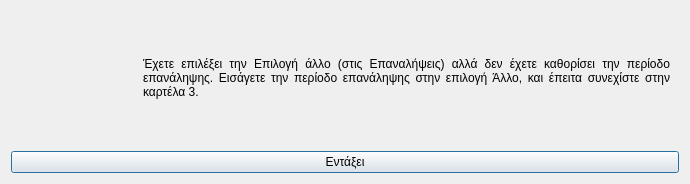
<?xml version="1.0" encoding="UTF-8"?>
<ui version="4.0">
 <class>Dialog</class>
 <widget class="QDialog" name="Dialog">
  <property name="geometry">
   <rect>
    <x>0</x>
    <y>0</y>
    <width>690</width>
    <height>184</height>
   </rect>
  </property>
  <property name="windowTitle">
   <string>Ελλιπή δεδομένα</string>
  </property>
  <property name="windowIcon">
   <iconset resource="../../../../icons.qrc">
    <normaloff>:/rest-windows/assets/images/rest-windows/information.png</normaloff>:/rest-windows/assets/images/rest-windows/information.png</iconset>
  </property>
  <layout class="QGridLayout" name="gridLayout">
   <item row="0" column="0">
    <widget class="QFrame" name="frame">
     <property name="styleSheet">
      <string notr="true">QFrame{border:0px;}</string>
     </property>
     <property name="frameShape">
      <enum>QFrame::StyledPanel</enum>
     </property>
     <property name="frameShadow">
      <enum>QFrame::Raised</enum>
     </property>
     <layout class="QHBoxLayout" name="horizontalLayout">
      <item>
       <widget class="QLabel" name="image_label">
        <property name="maximumSize">
         <size>
          <width>117</width>
          <height>117</height>
         </size>
        </property>
        <property name="text">
         <string/>
        </property>
        <property name="pixmap">
         <pixmap resource="../../../../icons.qrc">:/rest-windows/assets/images/rest-windows/information.png</pixmap>
        </property>
        <property name="scaledContents">
         <bool>true</bool>
        </property>
       </widget>
      </item>
      <item>
       <widget class="QLabel" name="label">
        <property name="text">
         <string>Έχετε επιλέξει την Επιλογή άλλο (στις Επαναλήψεις) αλλά δεν έχετε καθορίσει την περίοδο επανάληψης. Εισάγετε την περίοδο επανάληψης στην επιλογή Άλλο, και έπειτα συνεχίστε στην καρτέλα 3.</string>
        </property>
        <property name="alignment">
         <set>Qt::AlignJustify|Qt::AlignVCenter</set>
        </property>
        <property name="wordWrap">
         <bool>true</bool>
        </property>
       </widget>
      </item>
     </layout>
    </widget>
   </item>
   <item row="1" column="0">
    <widget class="QPushButton" name="ok">
     <property name="text">
      <string>Εντάξει</string>
     </property>
     <property name="icon">
      <iconset resource="../../../../icons.qrc">
       <normaloff>:/rest-windows/assets/images/rest-windows/ok.png</normaloff>:/rest-windows/assets/images/rest-windows/ok.png</iconset>
     </property>
    </widget>
   </item>
  </layout>
 </widget>
 <tabstops>
  <tabstop>ok</tabstop>
 </tabstops>
 <resources>
  <include location="../../../../icons.qrc"/>
  <include location="../../../../icons.qrc"/>
  <include location="../../../../icons.qrc"/>
  <include location="../../../../icons.qrc"/>
  <include location="../../../../icons.qrc"/>
 </resources>
 <connections/>
</ui>
